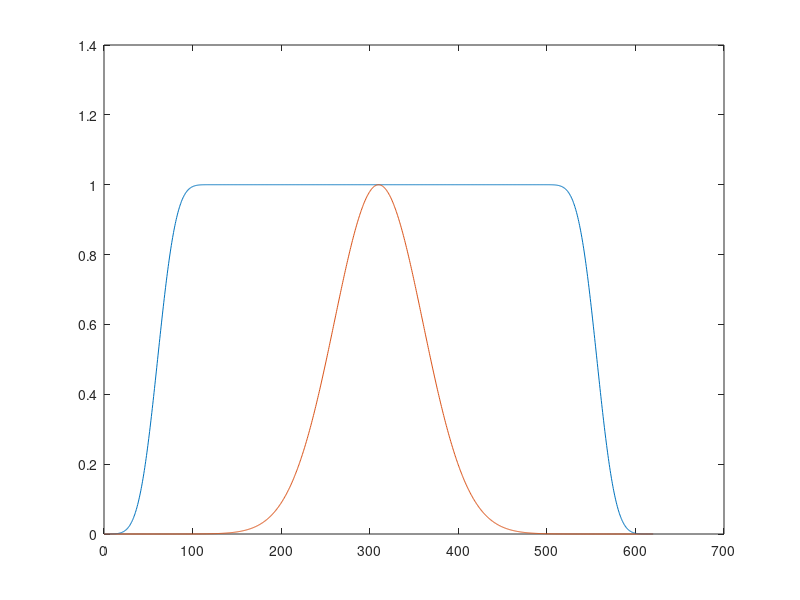

Here is the MATLAB script that generated this plot: (Note: this script raises an error after producing the figure.)



%% Set Up and Create Data Matrix D

close all; clc; clear all
 % 1 . Data Preparation
 dt =0.5; t =[0:dt:620]; n_t=length (t); %Time Discretization
 dy =0.01; y=[-1:dy:1]; n_y=length(y); %Space Discretization

% Set the parameters of the two pressure pulsation
W_1=4;      % Womersley 1
Pa_1=20;    % P Amplitude 1
W_2=1;      % Womersley 2
Pa_2=2;     % P Amplitude 2
u_A_r_1=zeros(n_y,n_t); % Solution W_1
u_A_r_2=zeros(n_y,n_t); % Solution W_2

% Add a step-like growth of the large scale mode 
% and a gaussian window to the fast scale
T_A_F=max(t)/2; % Location of the window center
STEP_S=ones(size(t)); % Initialize the step
STEP_S(1:floor(n_t/10))=0; STEP_S(end-floor(n_t/10):end)=0; % Step Definition
% Smooth the step like kernel
N_M=50; % 

% We construct a smoothed step repeading 5 times a median filter
for i=1:5
    
    STEP_S=conv(STEP_S,ones(1,N_M)/N_M,'same');
    
end

STEP_F=exp(-(t-T_A_F).^2/5000);
plot(t,STEP_S); hold on; plot(t,STEP_F)

% 2. Initialize Matrices:
 n = [1:1:20]; N=length(n) ;%Modes to include in summation :
 Y_n1=zeros(n_y,N); %Initialize Spatial Basis
 A_n1=zeros(N,N); %Initialize Amplitude Matrix
 T_n1=zeros(n_t,N); %Initialize Temporal Basis
 U_A1=zeros(n_t,n_y);%Initialize PDE solution
 
 Y_n2=zeros(n_y,N); %Initialize Spatial Basis
 A_n2=zeros(N,N); %Initialize Amplitude Matrix
 T_n2=zeros(n_t,N); %Initialize Temporal Basis
 U_A2=zeros(n_t,n_y);%Initialize PDE solution
 

 % 3. Construct Spatial Eigenfunction basis (Fast Scale)
 for i=1:length(n)
     
     N=2*n(i)-1 % odd number in the series
     % Pulsation Mode 1
     Y_n1(:,i)=cos(N*pi*y/2); % Spatial Eigenfunction basis
     A_n1(i,i) =(16*Pa_1)/(N*pi*sqrt((2*W_1)^4+N^4*pi^4)); % Amplitudes 
     T_n1(:,i)=(-1)^(n(i))*sin(t).*STEP_F; % Temporal coefficients
     % Pulsation Mode 2
     Y_n2(:,i)=cos(N*pi*y/2); % Spatial Eigenfunction basis
     A_n2(i,i)=(16*Pa_2)/(N*pi*sqrt((2*W_2)^4+N^4*pi^4)); % Amplitudes 
     T_n2(:,i)=(-1)^(n(i))*sin((W_2/W_1)^2*t).*STEP_S; % Temporal coefficients
     
end

 % Assembly the response to each pulsation 
  u_A_r_1=Y_n1*A_n1*T_n1';
  u_A_r_2=Y_n2*A_n2*T_n2';


% Observe the time evolution in the centerline for each
 HFIG=figure(11); HFIG.Units='normalized'; HFIG.Position=[0.45 0.45 0.45 0.45];
 hold on
 plot(t,u_A_r_2(floor(n_y/2),:),'ro:')
 plot(t,u_A_r_1(floor(n_y/2),:),'ko:')
 xlabel('Dimensionless Time ','Interpreter','latex','Fontsize',16)
 ylabel('Dimensionless Vel','Interpreter','latex','Fontsize',16)
 title('Centerline Vel Evolution','Interpreter','latex','Fontsize',16)
 set(gcf,'color','w')
 print(HFIG,'Introduced_Temporal_Structures.png','-dpng')
 
% Assembly the Data Matrix for the test Case
 u_Mb=(1-y.^2).^0.5;%Compute the mean Flow
 u_M=repmat(u_Mb,length(t),1);%Repeat mean to obtain a matrix
 D=u_A_r_1+u_A_r_2+u_M';%Complete analytical Solution
 
% Obs: In constructing D, it is better to avoid windowing problems.
% In this case, noise could be generated by the large scale at the right
% border. To reduce this problem, it is better to limit it so as to have a
% smoother transition. This is equivalent to Hann windowing a signal before
% computing the spectra. The windows used in the scale can be useful to
% this end.


save('Data.mat','D','t','dt','n_t','y','dy','n_y')
 
 
%% Visualize entire evolution (Optional)

filename='Exercise_1.gif';


 for k=1:4:n_t
     
     disp(['time ',num2str(k),' of ',num2str(n_t)])
     HFIG=figure(1);
     HFIG.Units='Normalized';
     HFIG.Position=[0.3 0.3 0.5 0.5];
     subplot(1,2,1)
     plot(y,D(:,k),'ko--','linewidth',2)
     ylim([-2 4])  
     xlim([-1 1])
     set(gca,'Fontname','Palatino Linotype','Fontsize',16,'Box','off','LineWidth',1)
     % Label Information
     xlabel('$\hat{x}$','Interpreter','Latex','fontsize',18)
     ylabel('$\hat{u}$','Interpreter','Latex','fontsize',18)
     set(gcf,'color','w')
 
     subplot(1,2,2)
     imagesc(t,y,D)
     hold on
     plot(ones(size(y))*t(k),y,'r','linewidth',1.5)
     set(gca,'Fontname','Palatino Linotype','Fontsize',16,'Box','off','LineWidth',1)
     % Label Information
     xlabel('$\hat{t}$','Interpreter','Latex','fontsize',18)
     ylabel('$\hat{y}$','Interpreter','Latex','fontsize',18)
     title('$\hat{u}(\hat y,\hat t)$','Interpreter','Latex','fontsize',18)
  
     frame = getframe(1);
     im = frame2im(frame);
     [imind,cm] = rgb2ind(im,256);

      if k == 1
          imwrite(imind,cm,filename,'gif', 'Loopcount',inf);
      else
          imwrite(imind,cm,filename,'gif','WriteMode','append','DelayTime', 0.1);
      end
 
 end
 
 
